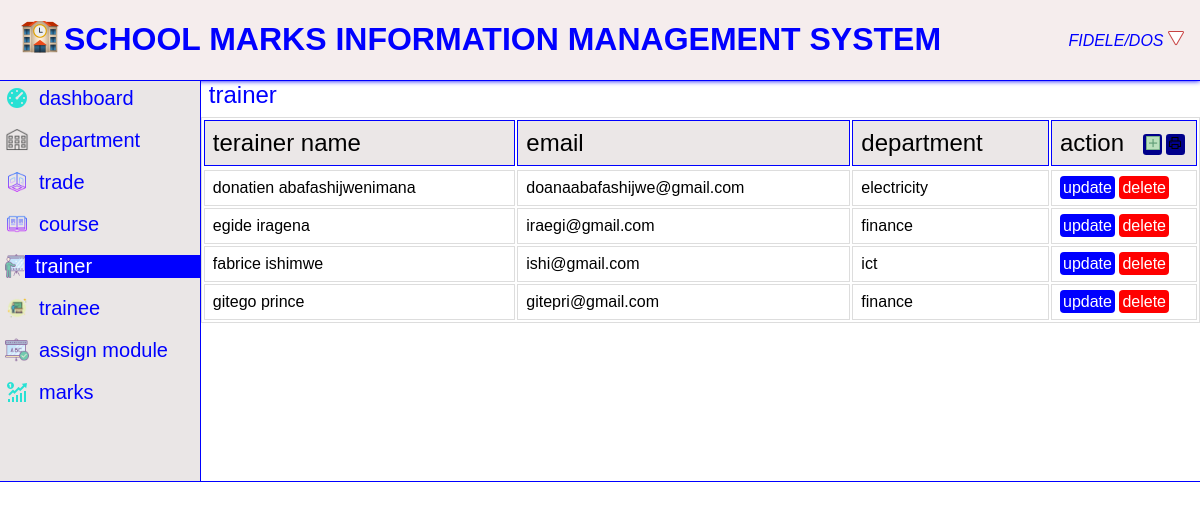
Page /php/trainer.php (signed in) on the committed database.
### tables this page shows
CREATE TABLE `trainer` (
  `tr_id` int(3) UNSIGNED ZEROFILL NOT NULL,
  `tr_fname` varchar(222) NOT NULL,
  `tr_lname` varchar(2222) NOT NULL,
  `email` varchar(200) NOT NULL,
  `dept_id` int(3) UNSIGNED ZEROFILL NOT NULL
);

CREATE TABLE `department` (
  `dept_id` int(3) UNSIGNED ZEROFILL NOT NULL,
  `dept_name` varchar(25) NOT NULL
);

### php/trainer.php (the view, shortened to what this page needs)
<?php
include '../update/updatetrainer.php';
$select = $conn->query("select trainer.tr_id, trainer.tr_fname,trainer.tr_lname,trainer.email,department.dept_name from trainer inner join department on department.dept_id= trainer.dept_id");
            ?>
<!DOCTYPE html>
<html lang="en">
<head>
    <link rel="stylesheet" href="../css/style.css">
    <link rel="stylesheet" href="../css/style2.css">
</head>
<body>
    <div class="top"><?php include('../hrf/header.php');?></div>
    <div class="body">
        <div class="left"><?php include('../hrf/right-menu.php');?></div>
        <div class="right">
        <div class="header">trainer</div><br><br>
             <?php if(mysqli_num_rows($select) > 0){ ?>
            <table border="1" width="100%">
                        <tr>
                            <thead>
                                <td>terainer name</td>
                                <td>email</td>
                                <td>department</td>
                                <td id="action">action<button id="print"><img src="../icon/printer.png"></button><button id="addstudent"><img src="../icon/add.png"></button></td>
                            </thead>
                            <?php foreach ($select as $data) {
                                ?>
                                <tr>
                                    <td><?=$data['tr_fname']." ".$data['tr_lname'];?></td>
                                    <td><?=$data['email'];?></td>
                                    <td><?=$data['dept_name'];?></td>
                                    <td><a href="?trainerid=<?=$data['tr_id'];?>"id="update">update</a>
                                        <a href="delete.php?trainerid=<?=$data['tr_id'];?>"id="delete">delete</a>
                                    </td>
                                </tr>
                            <?php }?>
                        </tr>
                    </table>
                    <?php }
                    else echo "<div class='empty'>!!!!!!!!no trainer recorded</div>";  ?>
        </div>
    </div>
</body>
</html>

### css/style.css (style rules this page uses)
* { padding:0pc; margin:0pc; overflow: hidden; }
body .top { max-height: 5pc; height: auto; text-transform: uppercase; border-bottom: solid 1px blue; box-shadow: 0 0 5px blue; }
.left { width:20%; max-width: 25%; background-color: rgb(234, 230, 230); border-right: 1px solid blue; min-height:25pc; }
body .body { display: flex; width: 100%; max-height: 25pc; border-bottom: 1px solid blue; }
.body .right { width:100%; height: 26pc; overflow-y: auto; max-height: 30pc; text-align: center; justify-content: center; }
.right .header { font-size: 1.5pc; float: left; margin-left: 0.5pc; }

### css/style2.css (style rules this page uses)
* { margin:0px; padding:0px; color: blue; overflow-y: hidden; }
table * { color: black; }
table thead { background: rgb(235, 231, 231); width:100%; color: white; }
table thead td { border: 1px solid blue; font-size: 1.5pc; padding-right: 0.5pc; align-items: center; }
table thead td button { height:1.3pc; border-radius: 0.2pc; background-color: darkblue; border:none; margin-top: 0.3pc; margin-right: 0.2pc; padding:0.1pc; cursor:pointer; float: right; }
table thead td button img { width:1pc; height:1pc; }
td { border:solid blue 1px; padding-left: 7px; text-align:left ; }
tr td #delete { background-color: red; color: white; padding: 3px; text-decoration: none; border-radius: 4px; width: 100%; }
tr td #update { background-color: blue; padding: 3px; text-decoration: none; border-radius: 4px; color: white; width: 100%; }
#action { width: 8pc; }
table, th, td { border: 1px solid #ddd; }
th, td { padding: 8px; text-align: left; }

### css/headerfooter.css (style rules this page uses)
* { margin: 0; padding: 0; font-family: Arial, sans-serif; }
a { color: red; text-decoration: none; }

### rows in the picture
trainer: tr_fname "donatien", tr_lname "abafashijwenimana", email "doanaabafashijwe@gmail.com", dept.dept_name "electricity"
trainer: tr_fname "egide", tr_lname "iragena", email "iraegi@gmail.com", dept.dept_name "finance"
trainer: tr_fname "fabrice", tr_lname "ishimwe", email "ishi@gmail.com", dept.dept_name "ict"
trainer: tr_fname "gitego", tr_lname "prince", email "gitepri@gmail.com", dept.dept_name "finance"
